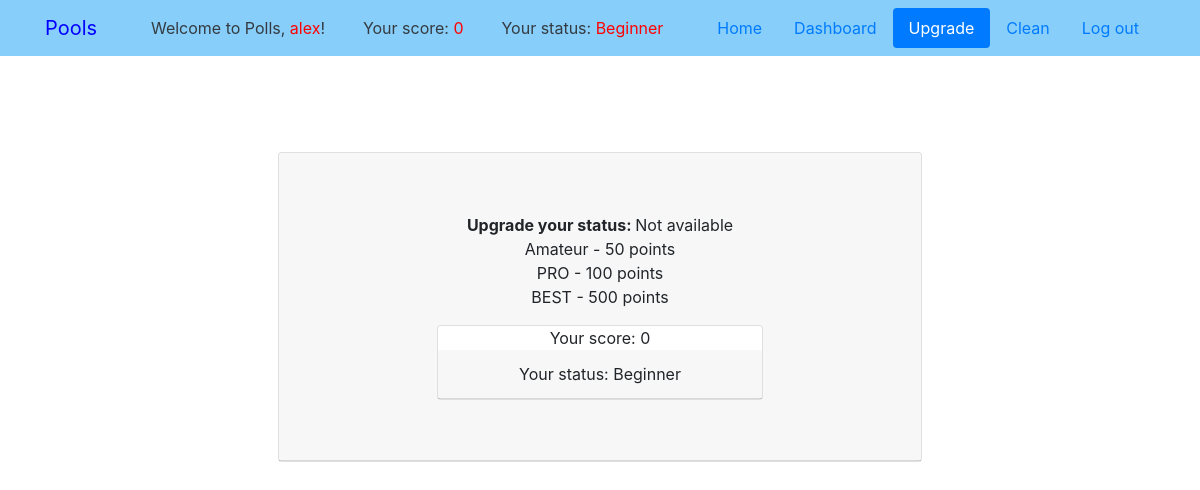
/upgrade/ (signed in), run on an earlier commit of the app's database.
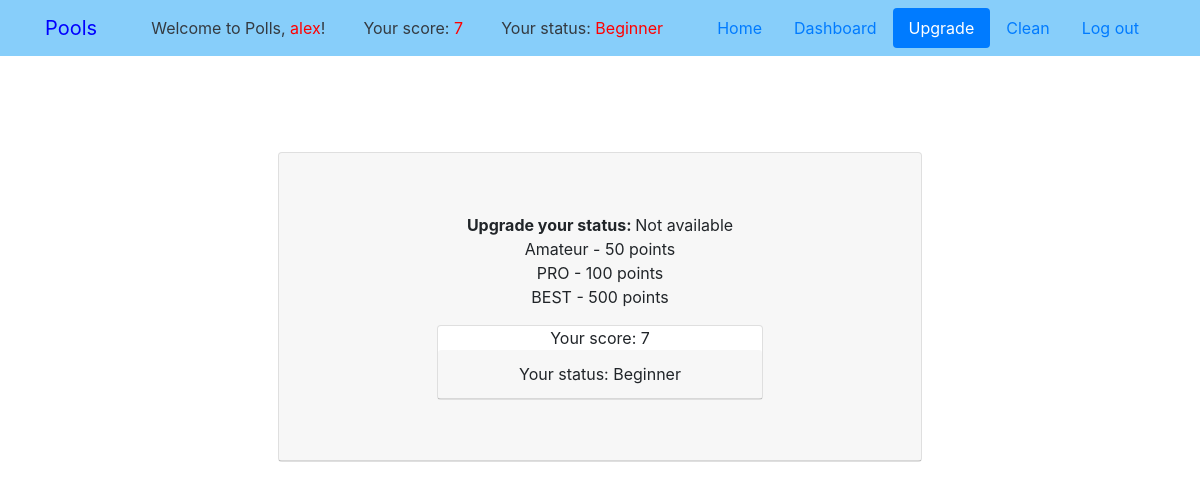
And on a later commit of the database.
### polls/models.py (models this page shows)
class Score(models.Model):
    user = models.OneToOneField(User, on_delete=models.CASCADE)
    points = models.IntegerField(default=0, help_text='Баллы')
    counter_bool = models.IntegerField(
        default=0, help_text='Счетчик отвеченных вопросов правда или ложь')
    counter_multiple = models.IntegerField(
        default=0,
        help_text='Счетчик отвеченных вопросов с вариантами ответов')

### polls/views.py (the view, shortened to what this page needs)
# urls.py: path('upgrade/', upgrade_status, name='upgrade'),
@login_required
def upgrade_status(request):
    status_data = {
        'Beginner': 20,
        'Amateur': 50,
        'PRO': 100,
    }
    if not Status.objects.filter(user=request.user).exists():
        Status.objects.create(user=request.user)
    status = Status.objects.get(user=request.user)
    score = Score.objects.get(user=request.user)
    if request.method == 'POST':
        update_score_status(status, score, status_data)
    for value in status_data.values():
        context = {
            'text': '''
                Not available<br>
                Amateur - 50 points<br>
                PRO - 100 points<br>
                BEST - 500 points
                ''',
            'score': score,
            'status': status.status,
        }
        return render(
                request,
                template_name='polls/upgrade.html',
                context=context
            )

### templates/polls/upgrade.html (shortened to what this page needs)
{% extends 'base.html'%}
{%block content%}
<div class="container py-5">
    <div class="col-md-6 p-5">
      <div class="card">
        <div class="card-header">
            <div class="row justify-content-center">
                <div class="col-md-6 p-5"><p><b>{%if BEST %}You are the BEST!{%else%}Upgrade your status:{%endif%} </b>{{text|safe}}<br>
                  <div class="card">
                    Your score: {{score.points}}
                    <div class="card-header">
                        Your status: {{status}}<br>
                    </div>
                  </div>
                </div>
            </div>
        </div>
      </div>
    </div>
</div>
{%endblock%}

### templates/navbar.html (shortened to what this page needs)
{% load static %}
<nav class="navbar navbar-light" style="background-color:{%if status == 'Amateur'%} #20a997{%elif status == 'PRO'%} #af3238{%elif status == 'BEST'%} #adb5bd{%else%}lightskyblue{%endif%}">
  <div class="container">
    <a class="navbar-brand" href="">
      <span style="color:blue">Pools</span>
    </a>
    {% with request.resolver_match.view_name as view_name %}
    {% if user.is_authenticated %}
      <div class="bg text-dark text-left">
        Welcome to Polls, <span style="color:red">{{ user.username }}</span>!
      </div>
      <div class="bg text-dark text-center">
          {% if view_name  == 'users:login' or view_name  == 'users:signup'  %}
          {%else%} Your score: <span style="color:red">{{score.points}}</span>{%endif%}
      </div>
      <div class="bg text-dark text-right">
        Your status:  <span style="color:red">{{ status }}</span>
      </div>
    {%endif%}
    {% endwith %}
    {% with request.resolver_match.view_name as view_name %}
    <ul class="nav nav-pills">
      <li class="nav-item">
        <a class="nav-link link-light {% if view_name  == 'polls:index' %}active{% endif %}" href="{% url 'polls:index' %}">Home</a>
      </li>
    <ul class="nav nav-pills">
      <li class="nav-item">
        <a class="nav-link link-light {% if view_name  == 'polls:top' %}active{% endif %}" href="{% url 'polls:top' %}">Dashboard</a>
      </li>
      {% if user.is_authenticated %}
        <ul class="nav nav-pills">
          <li class="nav-item">
            <a class="nav-link link-light {% if view_name  == 'polls:upgrade' %}active{% endif %}" href="{% url 'polls:upgrade' %}">Upgrade</a>
          </li>
        <ul class="nav nav-pills">
          <li class="nav-item">
            <a class="nav-link link-light {% if view_name  == 'polls:clean' %}active{% endif %}" href="{% url 'polls:clean' %}">Clean</a>
          </li>
        <li class="nav-item">
          <a class="nav-link link-light {% if view_name  == 'users:logout' %}active{% endif %}" href="{% url 'users:logout' %}">Log out</a>
        </li>
      {% endif %}
      {% endwith %}
    </ul>
  </div>
</nav>

What changed in the data, as far as the page shows it:
changed Score: points "0" → "7"
